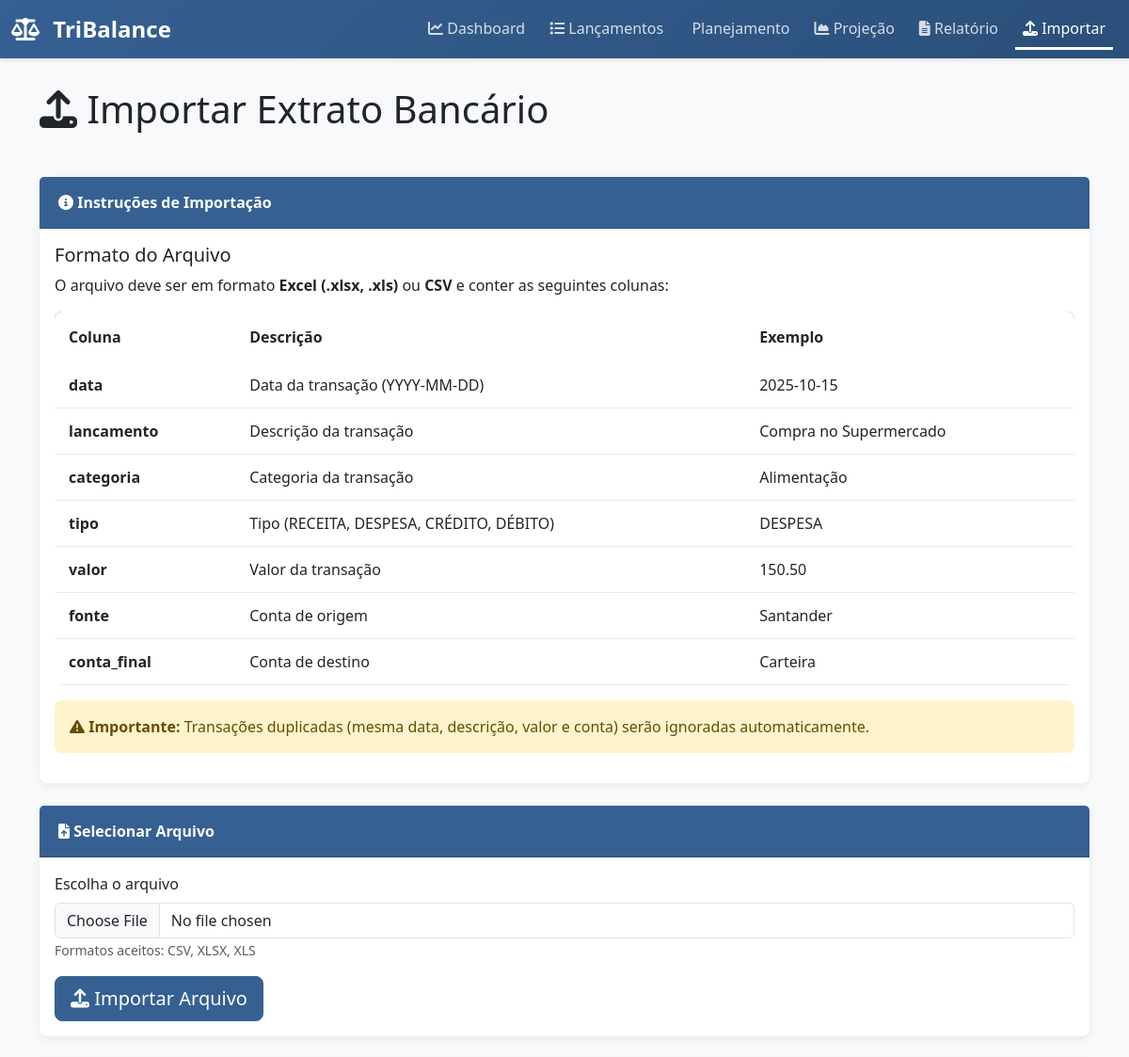
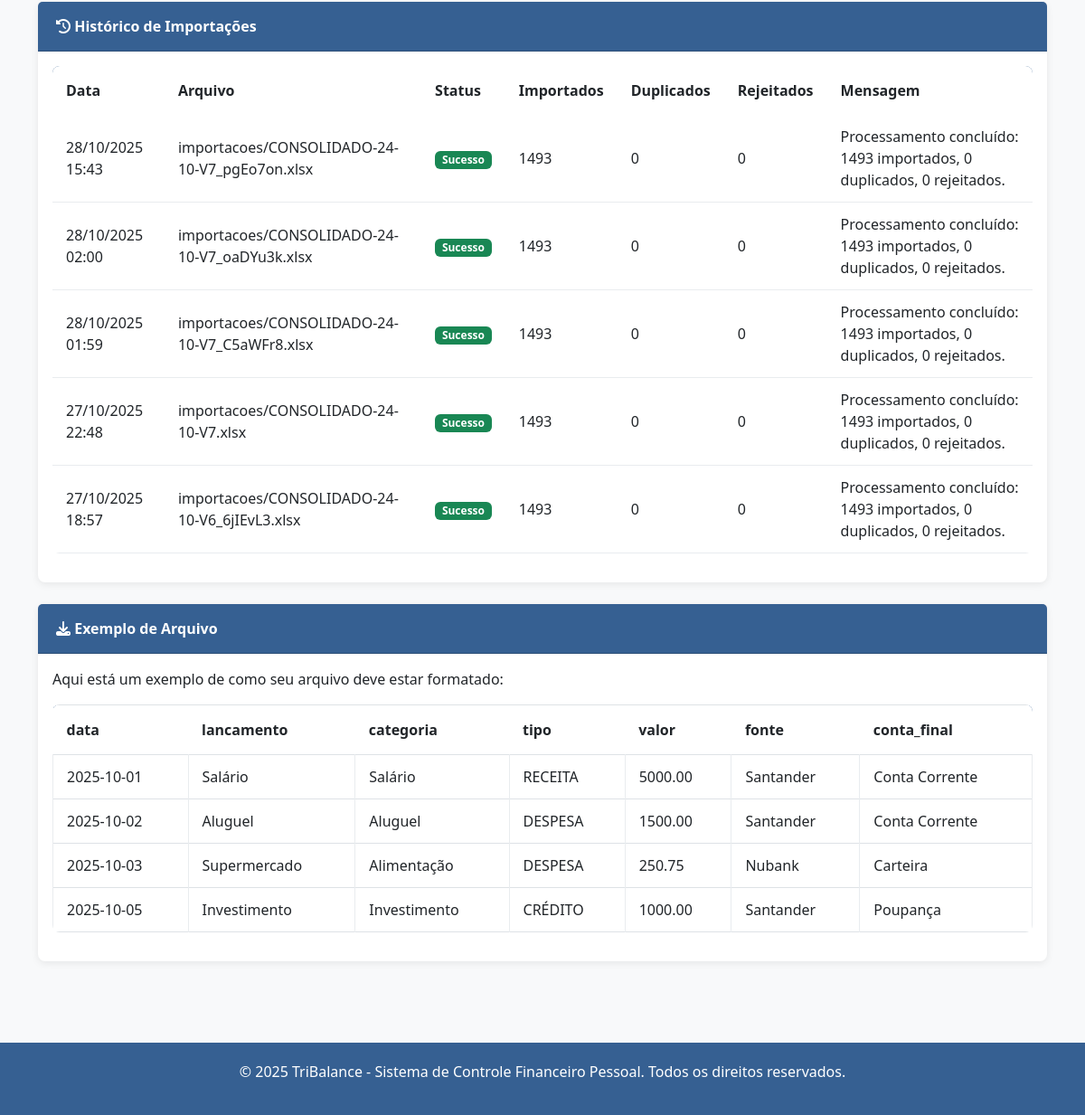
The app's page /importacao/ with its own data (2 pictures, top to bottom).
### financeiro/models.py (models this page shows, shortened)
class ImportacaoLog(models.Model):
    STATUS_CHOICES = [
        ('SUCESSO', 'Sucesso'),
        ('ERRO', 'Erro'),
        ('PARCIAL', 'Parcial'),
    ]
    id = models.AutoField(primary_key=True)
    arquivo = models.FileField(upload_to='importacoes/')
    data_importacao = models.DateTimeField(auto_now_add=True)
    status = models.CharField(max_length=20, choices=STATUS_CHOICES)
    total_registros = models.IntegerField(default=0)
    registros_importados = models.IntegerField(default=0)
    registros_duplicados = models.IntegerField(default=0)
    registros_rejeitados = models.IntegerField(default=0)
    mensagem = models.TextField(blank=True)
    class Meta:
        ordering = ['-data_importacao']
        verbose_name = "Log de Importação"
        verbose_name_plural = "Logs de Importação"

### financeiro/views.py (the view, shortened to what this page needs)
# urls.py: path('importacao/', views.importacao, name='importacao'),
def importacao(request):
    logs_recentes = ImportacaoLog.objects.all()[:5]
    context = {
        'logs_recentes': logs_recentes,
    }
    return render(request, 'financeiro/importacao.html', context)

### financeiro/templates/financeiro/importacao.html (shortened to what this page needs)
{% extends 'base.html' %}
{% block content %}
<div class="row mb-4">
    <div class="col-md-12">
        <h1 class="mb-4">
            <i class="fas fa-upload"></i> Importar Extrato Bancário
        </h1>
    </div>
</div>
<div class="card mb-4">
    <div class="card-header">
        <i class="fas fa-info-circle"></i> Instruções de Importação
    </div>
    <div class="card-body">
        <h5>Formato do Arquivo</h5>
        <p>O arquivo deve ser em formato <strong>Excel (.xlsx, .xls)</strong> ou <strong>CSV</strong> e conter as seguintes colunas:</p>
        <table class="table table-sm">
            <thead>
                <tr>
                    <th>Coluna</th>
                    <th>Descrição</th>
                    <th>Exemplo</th>
                </tr>
            </thead>
            <tbody>
                <tr>
                    <td><strong>data</strong></td>
                    <td>Data da transação (YYYY-MM-DD)</td>
                    <td>2025-10-15</td>
                </tr>
                <tr>
                    <td><strong>lancamento</strong></td>
                    <td>Descrição da transação</td>
                    <td>Compra no Supermercado</td>
                </tr>
                <tr>
                    <td><strong>categoria</strong></td>
                    <td>Categoria da transação</td>
                    <td>Alimentação</td>
                </tr>
                <tr>
                    <td><strong>tipo</strong></td>
                    <td>Tipo (RECEITA, DESPESA, CRÉDITO, DÉBITO)</td>
                    <td>DESPESA</td>
                </tr>
                <tr>
                    <td><strong>valor</strong></td>
                    <td>Valor da transação</td>
                    <td>150.50</td>
                </tr>
                <tr>
                    <td><strong>fonte</strong></td>
                    <td>Conta de origem</td>
                    <td>Santander</td>
                </tr>
                <tr>
                    <td><strong>conta_final</strong></td>
                    <td>Conta de destino</td>
                    <td>Carteira</td>
                </tr>
            </tbody>
        </table>
        <div class="alert alert-warning mt-3">
            <i class="fas fa-exclamation-triangle"></i>
            <strong>Importante:</strong> Transações duplicadas (mesma data, descrição, valor e conta) serão ignoradas automaticamente.
        </div>
    </div>
</div>
<div class="card mb-4">
    <div class="card-header">
        <i class="fas fa-file-upload"></i> Selecionar Arquivo
    </div>
    <div class="card-body">
        <form method="post" enctype="multipart/form-data">
            <div class="mb-3">
                <label for="arquivo" class="form-label">Escolha o arquivo</label>
                <input type="file" name="arquivo" id="arquivo" class="form-control"
                       accept=".csv,.xlsx,.xls" required>
                <small class="form-text text-muted">Formatos aceitos: CSV, XLSX, XLS</small>
            </div>
            <button type="submit" class="btn btn-primary btn-lg">
                <i class="fas fa-upload"></i> Importar Arquivo
            </button>
        </form>
    </div>
</div>
{% if logs_recentes %}
<div class="card">
    <div class="card-header">
        <i class="fas fa-history"></i> Histórico de Importações
    </div>
    <div class="card-body">
        <div class="table-responsive">
            <table class="table table-hover">
                <thead>
                    <tr>
                        <th>Data</th>
                        <th>Arquivo</th>
                        <th>Status</th>
                        <th>Importados</th>
                        <th>Duplicados</th>
                        <th>Rejeitados</th>
                        <th>Mensagem</th>
                    </tr>
                </thead>
                <tbody>
                    {% for log in logs_recentes %}
                    <tr>
                        <td>{{ log.data_importacao|date:"d/m/Y H:i" }}</td>
                        <td>{{ log.arquivo.name }}</td>
                        <td>
                            {% if log.status == 'SUCESSO' %}
                                <span class="badge bg-success">Sucesso</span>
                            {% elif log.status == 'PARCIAL' %}
                                <span class="badge bg-warning">Parcial</span>
                            {% else %}
                                <span class="badge bg-danger">Erro</span>
                            {% endif %}
                        </td>
                        <td>{{ log.registros_importados }}</td>
                        <td>{{ log.registros_duplicados }}</td>
                        <td>{{ log.registros_rejeitados }}</td>
                        <td>{{ log.mensagem }}</td>
                    </tr>
                    {% endfor %}
                </tbody>
            </table>
        </div>
    </div>
</div>
{% endif %}
<div class="card mt-4">
    <div class="card-header">
        <i class="fas fa-download"></i> Exemplo de Arquivo
    </div>
    <div class="card-body">
        <p>Aqui está um exemplo de como seu arquivo deve estar formatado:</p>
        <div class="table-responsive">
            <table class="table table-sm table-bordered">
                <thead>
                    <tr>
                        <th>data</th>
                        <th>lancamento</th>
                        <th>categoria</th>
                        <th>tipo</th>
                        <th>valor</th>
                        <th>fonte</th>
                        <th>conta_final</th>
                    </tr>
                </thead>
                <tbody>
                    <tr>
                        <td>2025-10-01</td>
                        <td>Salário</td>
                        <td>Salário</td>
                        <td>RECEITA</td>
                        <td>5000.00</td>
                        <td>Santander</td>
                        <td>Conta Corrente</td>
                    </tr>
                    <tr>
                        <td>2025-10-02</td>
                        <td>Aluguel</td>
                        <td>Aluguel</td>
                        <td>DESPESA</td>
                        <td>1500.00</td>
                        <td>Santander</td>
                        <td>Conta Corrente</td>
                    </tr>
                    <tr>
                        <td>2025-10-03</td>
                        <td>Supermercado</td>
                        <td>Alimentação</td>
                        <td>DESPESA</td>
                        <td>250.75</td>
                        <td>Nubank</td>
                        <td>Carteira</td>
                    </tr>
                    <tr>
                        <td>2025-10-05</td>
                        <td>Investimento</td>
                        <td>Investimento</td>
                        <td>CRÉDITO</td>
                        <td>1000.00</td>
                        <td>Santander</td>
                        <td>Poupança</td>
                    </tr>
                </tbody>
            </table>
        </div>
    </div>
</div>
{% endblock %}

### tribalance_config/templates/base.html (style rules this page uses)
:root { --primary-color: #366092; --success-color: #28a745; --danger-color: #dc3545; --warning-color: #ffc107; --info-color: #17a2b8; }
body { background-color: #f8f9fa; font-family: 'Segoe UI', Tahoma, Geneva, Verdana, sans-serif; }
.card { border: none; box-shadow: 0 2px 8px rgba(0,0,0,0.08); border-radius: 8px; margin-bottom: 20px; }
.card-header { background-color: var(--primary-color); color: white; border-radius: 8px 8px 0 0; padding: 15px 20px; font-weight: 600; }
.table { background-color: white; border-radius: 8px; overflow: hidden; }
.table thead { background-color: var(--primary-color); color: white; }
.table thead th { border: none; padding: 15px; font-weight: 600; cursor: pointer; user-select: none; }
.table tbody td { padding: 12px 15px; vertical-align: middle; border-color: #e9ecef; }
.btn-primary { background-color: var(--primary-color); border-color: var(--primary-color); }
.form-control, .form-select { border-radius: 6px; border: 1px solid #dee2e6; }
.alert { border-radius: 8px; border: none; }

### records on screen
ImportacaoLog: data_importacao "28/10/2025 15:43", arquivo.name "importacoes/CONSOLIDADO-24-10-V7_pgEo7on.xlsx", status "Sucesso", registros_importados "1493", registros_duplicados "0", registros_rejeitados "0", mensagem "Processamento concluído: 1493 importados, 0 duplicados, 0 rejeitados."
ImportacaoLog: data_importacao "28/10/2025 02:00", arquivo.name "importacoes/CONSOLIDADO-24-10-V7_oaDYu3k.xlsx", status "Sucesso", registros_importados "1493", registros_duplicados "0", registros_rejeitados "0", mensagem "Processamento concluído: 1493 importados, 0 duplicados, 0 rejeitados."
ImportacaoLog: data_importacao "28/10/2025 01:59", arquivo.name "importacoes/CONSOLIDADO-24-10-V7_C5aWFr8.xlsx", status "Sucesso", registros_importados "1493", registros_duplicados "0", registros_rejeitados "0", mensagem "Processamento concluído: 1493 importados, 0 duplicados, 0 rejeitados."
ImportacaoLog: data_importacao "27/10/2025 22:48", arquivo.name "importacoes/CONSOLIDADO-24-10-V7.xlsx", status "Sucesso", registros_importados "1493", registros_duplicados "0", registros_rejeitados "0", mensagem "Processamento concluído: 1493 importados, 0 duplicados, 0 rejeitados."
ImportacaoLog: data_importacao "27/10/2025 18:57", arquivo.name "importacoes/CONSOLIDADO-24-10-V6_6jIEvL3.xlsx", status "Sucesso", registros_importados "1493", registros_duplicados "0", registros_rejeitados "0", mensagem "Processamento concluído: 1493 importados, 0 duplicados, 0 rejeitados."
